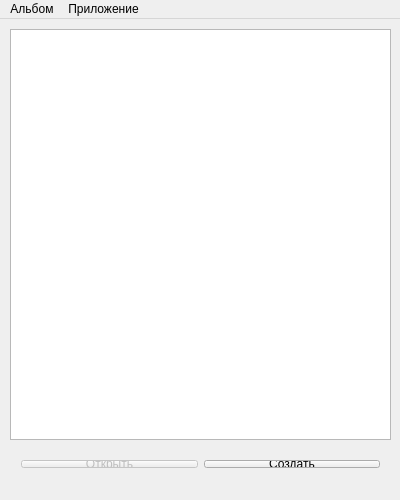
<?xml version="1.0" encoding="UTF-8"?>
<ui version="4.0">
 <class>MainWindow</class>
 <widget class="QMainWindow" name="MainWindow">
  <property name="geometry">
   <rect>
    <x>0</x>
    <y>0</y>
    <width>400</width>
    <height>500</height>
   </rect>
  </property>
  <property name="minimumSize">
   <size>
    <width>400</width>
    <height>500</height>
   </size>
  </property>
  <property name="maximumSize">
   <size>
    <width>400</width>
    <height>600</height>
   </size>
  </property>
  <property name="windowTitle">
   <string>MainWindow</string>
  </property>
  <widget class="QWidget" name="centralWidget">
   <widget class="QListWidget" name="listWidget">
    <property name="geometry">
     <rect>
      <x>10</x>
      <y>10</y>
      <width>381</width>
      <height>411</height>
     </rect>
    </property>
   </widget>
   <widget class="QWidget" name="layoutWidget">
    <property name="geometry">
     <rect>
      <x>10</x>
      <y>430</y>
      <width>381</width>
      <height>30</height>
     </rect>
    </property>
    <layout class="QHBoxLayout" name="horizontalLayout">
     <item>
      <widget class="QPushButton" name="pushButton">
       <property name="enabled">
        <bool>false</bool>
       </property>
       <property name="text">
        <string>Открыть</string>
       </property>
      </widget>
     </item>
     <item>
      <widget class="QPushButton" name="pushButton_2">
       <property name="text">
        <string>Создать</string>
       </property>
      </widget>
     </item>
    </layout>
   </widget>
  </widget>
  <widget class="QMenuBar" name="menuBar">
   <property name="geometry">
    <rect>
     <x>0</x>
     <y>0</y>
     <width>400</width>
     <height>26</height>
    </rect>
   </property>
   <widget class="QMenu" name="menu">
    <property name="title">
     <string>Альбом</string>
    </property>
    <addaction name="action"/>
    <addaction name="action_2"/>
    <addaction name="action_3"/>
   </widget>
   <widget class="QMenu" name="menu_2">
    <property name="title">
     <string>Приложение</string>
    </property>
    <addaction name="action_4"/>
   </widget>
   <addaction name="menu"/>
   <addaction name="menu_2"/>
  </widget>
  <action name="action">
   <property name="text">
    <string>Открыть</string>
   </property>
  </action>
  <action name="action_2">
   <property name="text">
    <string>Создать</string>
   </property>
  </action>
  <action name="action_3">
   <property name="text">
    <string>Выйти</string>
   </property>
  </action>
  <action name="action_4">
   <property name="text">
    <string>Настройки</string>
   </property>
  </action>
 </widget>
 <layoutdefault spacing="6" margin="11"/>
 <resources/>
 <connections/>
</ui>
